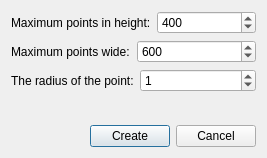
<?xml version="1.0" encoding="UTF-8"?>
<ui version="4.0">
 <class>CreateDialog</class>
 <widget class="QDialog" name="CreateDialog">
  <property name="geometry">
   <rect>
    <x>0</x>
    <y>0</y>
    <width>267</width>
    <height>158</height>
   </rect>
  </property>
  <property name="windowTitle">
   <string>New</string>
  </property>
  <layout class="QVBoxLayout" name="verticalLayout">
   <item>
    <layout class="QHBoxLayout" name="horizontalLayout_2">
     <item>
      <widget class="QLabel" name="label_2">
       <property name="text">
        <string>Maximum points in height:</string>
       </property>
      </widget>
     </item>
     <item>
      <widget class="QSpinBox" name="spinMaxY">
       <property name="minimum">
        <number>20</number>
       </property>
       <property name="maximum">
        <number>10000</number>
       </property>
       <property name="value">
        <number>400</number>
       </property>
      </widget>
     </item>
    </layout>
   </item>
   <item>
    <layout class="QHBoxLayout" name="horizontalLayout">
     <item>
      <widget class="QLabel" name="label">
       <property name="text">
        <string>Maximum points wide:</string>
       </property>
      </widget>
     </item>
     <item>
      <widget class="QSpinBox" name="spinMaxX">
       <property name="minimum">
        <number>20</number>
       </property>
       <property name="maximum">
        <number>10000</number>
       </property>
       <property name="value">
        <number>600</number>
       </property>
      </widget>
     </item>
    </layout>
   </item>
   <item>
    <layout class="QHBoxLayout" name="horizontalLayout_3">
     <item>
      <widget class="QLabel" name="label_3">
       <property name="text">
        <string>The radius of the point:</string>
       </property>
      </widget>
     </item>
     <item>
      <widget class="QSpinBox" name="spinRadius">
       <property name="maximum">
        <number>10</number>
       </property>
       <property name="value">
        <number>1</number>
       </property>
      </widget>
     </item>
    </layout>
   </item>
   <item>
    <spacer name="verticalSpacer">
     <property name="orientation">
      <enum>Qt::Vertical</enum>
     </property>
     <property name="sizeHint" stdset="0">
      <size>
       <width>20</width>
       <height>22</height>
      </size>
     </property>
    </spacer>
   </item>
   <item>
    <layout class="QHBoxLayout" name="horizontalLayout_4">
     <item>
      <spacer name="horizontalSpacer">
       <property name="orientation">
        <enum>Qt::Horizontal</enum>
       </property>
       <property name="sizeHint" stdset="0">
        <size>
         <width>40</width>
         <height>20</height>
        </size>
       </property>
      </spacer>
     </item>
     <item>
      <widget class="QPushButton" name="pushButtonHapply">
       <property name="text">
        <string>Create</string>
       </property>
      </widget>
     </item>
     <item>
      <widget class="QPushButton" name="pushButtonHCancel">
       <property name="text">
        <string>Cancel</string>
       </property>
      </widget>
     </item>
    </layout>
   </item>
  </layout>
 </widget>
 <tabstops>
  <tabstop>spinMaxY</tabstop>
  <tabstop>spinMaxX</tabstop>
  <tabstop>spinRadius</tabstop>
  <tabstop>pushButtonHapply</tabstop>
  <tabstop>pushButtonHCancel</tabstop>
 </tabstops>
 <resources/>
 <connections>
  <connection>
   <sender>pushButtonHCancel</sender>
   <signal>clicked()</signal>
   <receiver>CreateDialog</receiver>
   <slot>close()</slot>
   <hints>
    <hint type="sourcelabel">
     <x>256</x>
     <y>147</y>
    </hint>
    <hint type="destinationlabel">
     <x>133</x>
     <y>78</y>
    </hint>
   </hints>
  </connection>
 </connections>
</ui>
